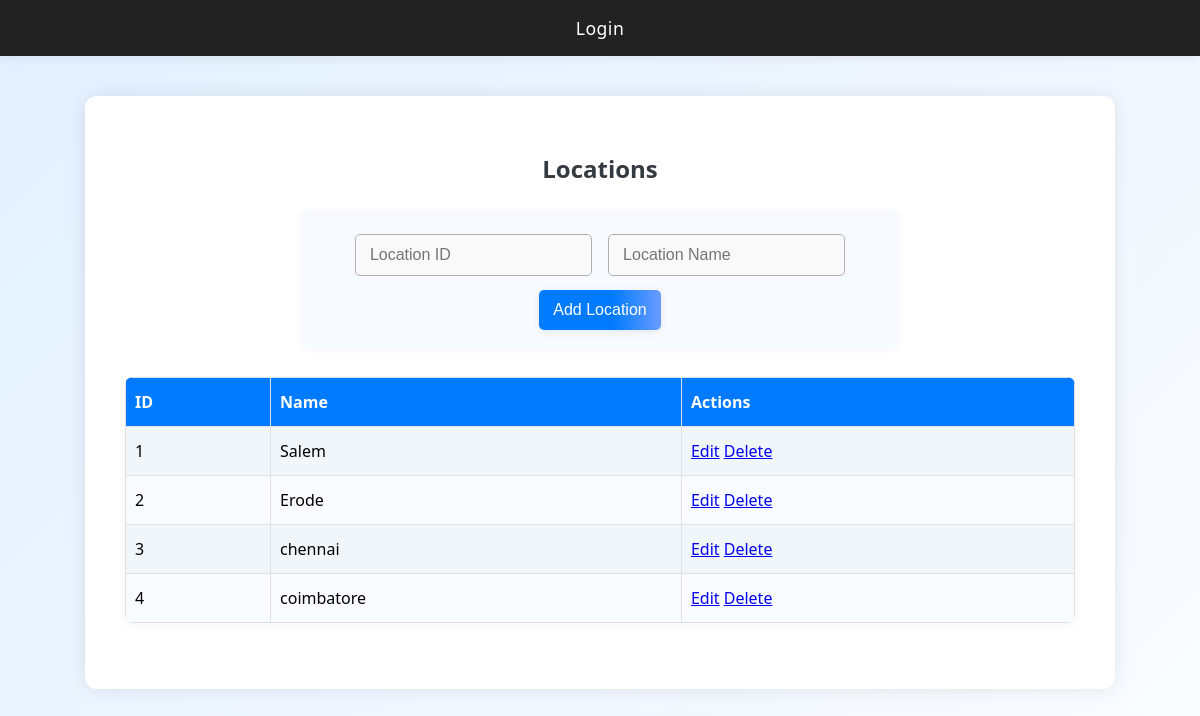
/locations, run on the app's committed database.
### models.py (models this page shows)
class Location(db.Model):
    location_id = db.Column(db.String(50), primary_key=True)
    name = db.Column(db.String(100), nullable=False)

### app.py (the view, shortened to what this page needs)
@app.route('/locations', methods=['GET', 'POST'])
def locations():
    locations = Location.query.all()
    return render_template('locations.html', locations=locations)

### app.py (called while the page is built)
@app.before_request
def create_tables():
    db.create_all()
    if not User.query.filter_by(username='admin').first():
        user = User(username='admin')
        user.set_password('admin123')
        db.session.add(user)
        db.session.commit()

### templates/locations.html
{% extends "base.html" %}
{% block content %}
<h2>Locations</h2>
<form method="POST">
    <input type="text" name="location_id" placeholder="Location ID" required>
    <input type="text" name="name" placeholder="Location Name" required>
    <button type="submit">Add Location</button>
</form>
<table>
    <tr><th>ID</th><th>Name</th><th>Actions</th></tr>
    {% for l in locations %}
    <tr>
        <td>{{ l.location_id }}</td>
        <td>{{ l.name }}</td>
        <td>
            <a href="{{ url_for('edit_location', location_id=l.location_id) }}">Edit</a>
            <a href="{{ url_for('delete_location', location_id=l.location_id) }}" onclick="return confirm('Delete?')">Delete</a>
        </td>
    </tr>
    {% endfor %}
</table>
{% endblock %}

### static/style.css (style rules this page uses)
body { font-family: 'Segoe UI', Arial, sans-serif; background: linear-gradient(135deg, #e3f0ff 0%, #fafcff 100%); margin: 0; padding: 0; min-height: 100vh; }
h1, h2 { color: #343a40; text-align: center; font-weight: 600; margin-bottom: 24px; }
form { margin-bottom: 28px; text-align: center; background: #f7faff; padding: 18px 0 12px 0; border-radius: 8px; box-shadow: 0 2px 8px rgba(0,0,0,0.03); max-width: 600px; margin-left: auto; margin-right: auto; }
input, select, button { padding: 11px 14px; margin: 7px 6px; border-radius: 5px; border: 1px solid #b0b0b0; font-size: 1em; background: #f9f9f9; transition: border 0.2s, box-shadow 0.2s; }
button { background: linear-gradient(90deg, #007bff 60%, #6a9cff 100%); color: #fff; border: none; font-weight: 500; cursor: pointer; transition: background 0.2s, box-shadow 0.2s, transform 0.1s; box-shadow: 0 2px 7px rgba(0,0,0,0.08); }
table { width: 100%; border-collapse: collapse; margin-bottom: 36px; background: #f8fbff; border-radius: 8px; overflow: hidden; box-shadow: 0 2px 10px rgba(0,0,0,0.04); }
th, td { border: 1px solid #e0e0e0; padding: 13px 9px; text-align: left; }
th { background: #007bff; color: #fff; font-weight: 600; }
tr:nth-child(even) { background: #f1f6fa; }

### data on the page
Location: location_id "1", name "Salem"
Location: location_id "2", name "Erode"
Location: location_id "3", name "chennai"
Location: location_id "4", name "coimbatore"
